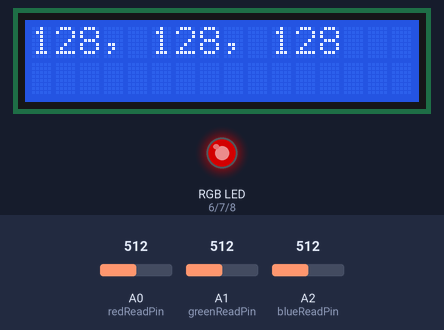
A sketch run on a simulated Arduino Uno, built with avr-gcc and run on an emulated ATmega328P. Shown: 16×2 character LCD, an RGB LED mixed from three pins (HIGH = lit). Inputs (shaded band) come from the test bench; at power-on: A0 (redReadPin) = 512, A1 (greenReadPin) = 512, A2 (blueReadPin) = 512. Dim RGB values are drawn brighter than linear.

Above: at 1.2 s.
1.3 s: A0 (redReadPin) set to 306
At 2.1 s:
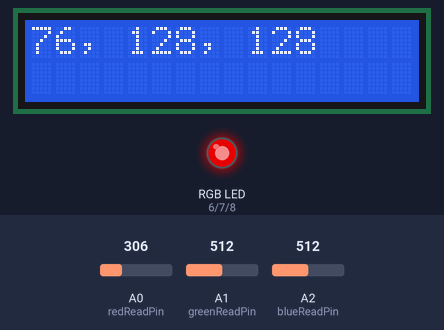
4.3 s: A1 (greenReadPin) set to 493
At 5.1 s:
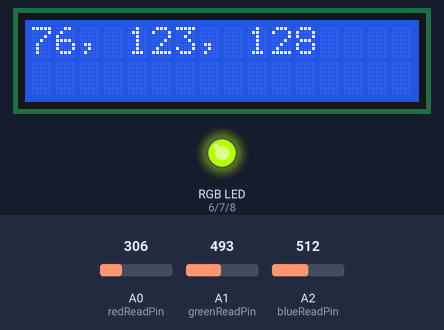
7.3 s: A2 (blueReadPin) set to 494
At 8.0 s:
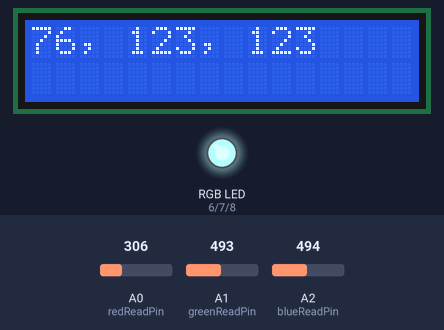
10.3 s: A0 (redReadPin) set to 122
At 11.0 s:
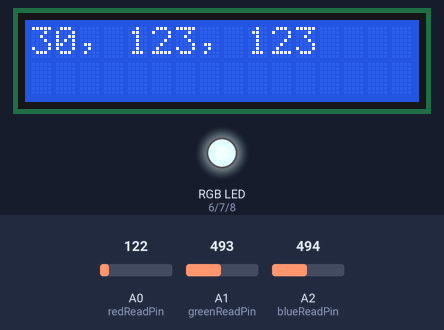
11.8 s: A2 (blueReadPin) set to 716
At 13.0 s:
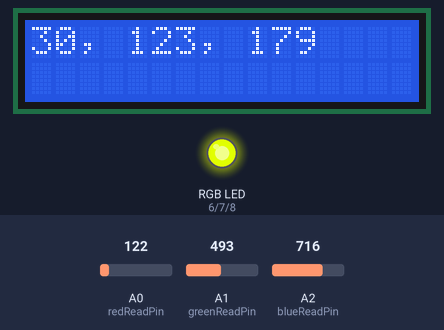
13.3 s: A1 (greenReadPin) set to 716
At 14.0 s:
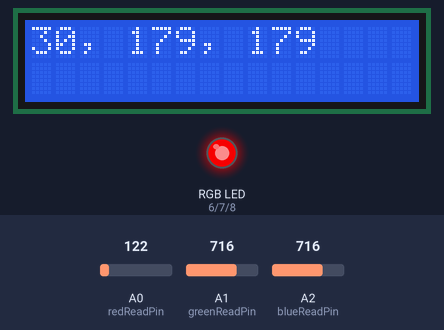
Timing chart, 0 to 15.8 s (numbered marks = the images above; inputs shaded):
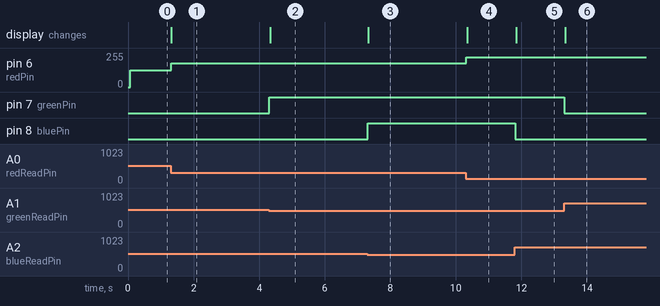

The sketch:

rgb_led_potentio.ino
```cpp
// include the library code:
#include <LiquidCrystal.h>

// initialize the library with the numbers of the interface pins
LiquidCrystal lcd(12, 11, 5, 4, 3, 2);

int redPin = 6;
int greenPin = 7;
int bluePin = 8;

int redReadPin = A0;
int greenReadPin = A1;
int blueReadPin = A2;

void setup()
{
  pinMode(redPin, OUTPUT);
  pinMode(greenPin, OUTPUT);
  pinMode(bluePin, OUTPUT);

  pinMode(redReadPin, INPUT);

  // set up the LCD's number of columns and rows:
  lcd.begin(16, 2);
}

void loop() {
  int redValue = analogRead(redReadPin) / 4;
  int greenValue = analogRead(greenReadPin) / 4;
  int blueValue = analogRead(blueReadPin) / 4;
  // print out the value you read:
  lcd.clear();
  lcd.print(redValue);
  lcd.print(", ");
  lcd.print(greenValue);
  lcd.print(", ");
  lcd.print(blueValue);
  setColor(redValue, greenValue, blueValue);

  delay(10);
}


void setColor(int red, int green, int blue) {
  red = 255 - red;
  green = 255 - green;
  blue = 255 - blue;

  analogWrite(redPin, red);
  analogWrite(greenPin, green);
  analogWrite(bluePin, blue);
}
```

Measured:
- the behaviour switches between 512 and 511 on A1 (greenReadPin) (found by bisection; images 1 and 2)
- the behaviour switches between 512 and 511 on A2 (blueReadPin) (found by bisection; images 2 and 3)
- after the input at 1.3 s, pin 6 (redPin): 127/255 → 179/255 at once; the display: changes at once (image 1)
- after the input at 4.3 s, pin 7 (greenPin): LOW → HIGH at once; the display: changes at once (image 2)
- after the input at 7.3 s, pin 8 (bluePin): LOW → HIGH at once; the display: changes at once (image 3)
- after the input at 10.3 s, pin 6 (redPin): 179/255 → 225/255 at once; the display: changes after 0.05 s (image 4)
- after the input at 11.8 s, pin 8 (bluePin): HIGH → LOW at once; the display: changes at once (image 5)
- after the input at 13.3 s, pin 7 (greenPin): HIGH → LOW at once; the display: changes at once (image 6)
